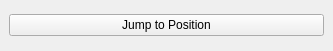
<ui version="4.0" >
 <class>InDocumentButtons</class>
 <widget class="QWidget" name="InDocumentButtons" >
  <property name="geometry" >
   <rect>
    <x>0</x>
    <y>0</y>
    <width>333</width>
    <height>51</height>
   </rect>
  </property>
  <layout class="QGridLayout" >
   <property name="margin" >
    <number>9</number>
   </property>
   <property name="spacing" >
    <number>6</number>
   </property>
   <item row="0" column="0" >
    <widget class="QPushButton" name="jumpToPosition" >
     <property name="text" >
      <string>Jump to Position</string>
     </property>
    </widget>
   </item>
  </layout>
 </widget>
 <resources/>
 <connections/>
</ui>
